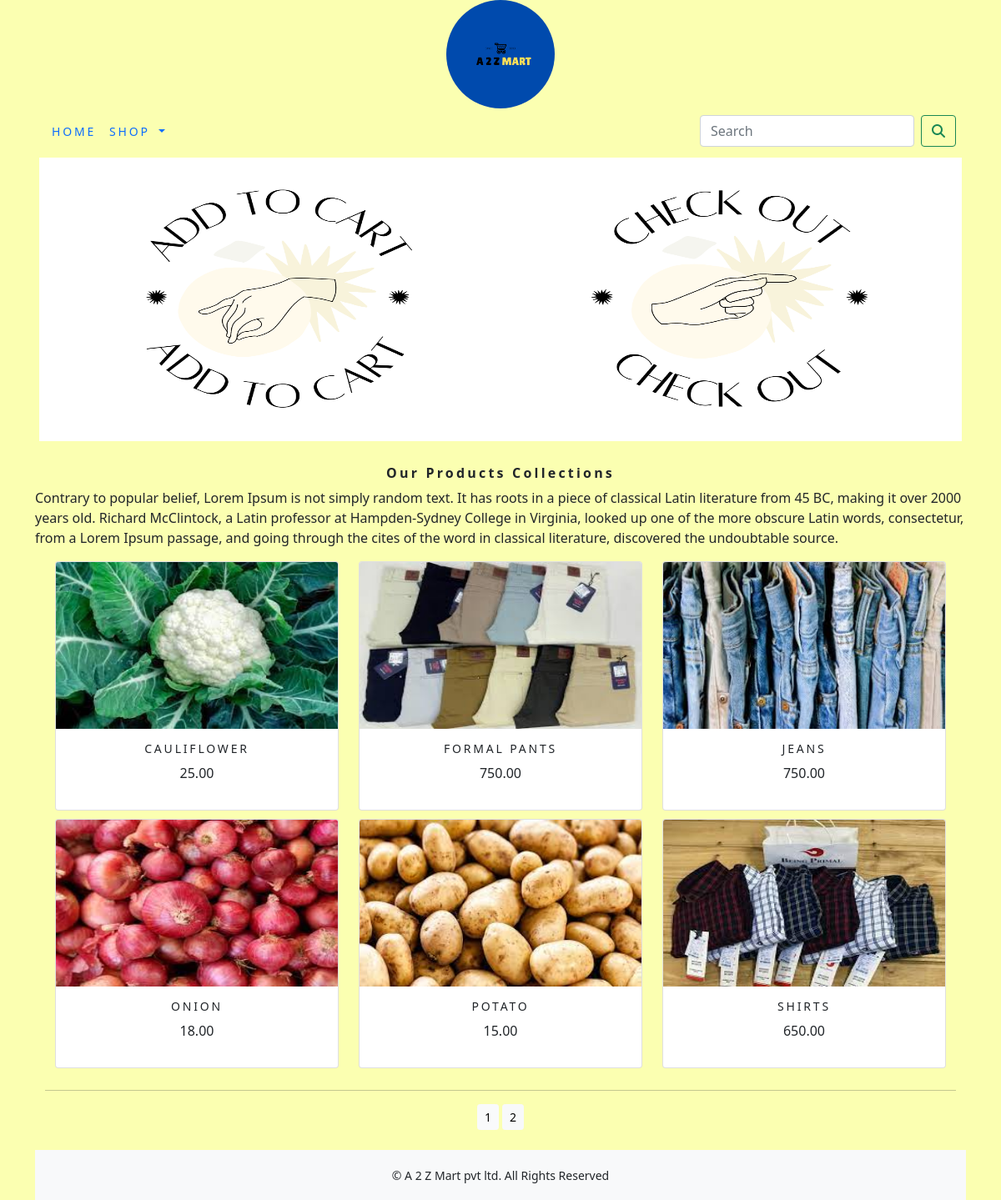
The app's page /ecommerce/ with its own data.
### ecommerceapp/models.py (models this page shows, shortened)
class Product(models.Model):
    name = models.CharField(max_length=250, unique=True)
    slug = models.SlugField(max_length=250, unique=True)
    description = models.TextField(blank=True)
    price = models.DecimalField(max_digits=10, decimal_places=2)
    category = models.ForeignKey(Category, on_delete=models.CASCADE)
    image = models.ImageField(upload_to='product', blank=True)
    stock = models.IntegerField()
    available = models.BooleanField(default=True)
    created = models.DateTimeField(auto_now_add=True)
    updated = models.DateTimeField(auto_now=True)
    class Meta:
        ordering = ('name',)
        verbose_name = 'product'
        verbose_name_plural = 'products'
    def get_url(self):
        return reverse('ecommerceapp:prodCatDetail', args=[self.category.slug, self.slug])

### ecommerceapp/views.py (the view)
# urls.py: path('',views.allProdCat, name='allProdCat'),
def allProdCat(request, c_slug=None):
    c_page = None
    products_list = None
    if c_slug!=None:
        c_page=get_object_or_404(Category, slug=c_slug)
        products_list=Product.objects.all().filter(category=c_page, available=True)
    else:
        products_list=Product.objects.all().filter(available=True)
    paginator = Paginator(products_list,6)
    try:
        page=int(request.GET.get('page', '1'))
    except:
        page=1
    try:
        products=paginator.page(page)
    except (EmptyPage, InvalidPage):
        products = paginator.page(paginator.num_pages)
    return render(request, 'category.html', {'category':c_page, 'products':products})

### cart/context_processors.py (called while the page is built)
def counter(request):
    item_count=0
    if 'admin' in request.path:
        return{}
    else:
        try:
            cart=Cart.objects.filter(cart_id=_cart_id(request))
            cart_items=CartItem.objects.all().filter(cart=cart[:1])
            for cart_item in cart_items:
                item_count += cart_item.quantity
        except Cart.DoesNotExist:
            item_count=0
    return dict(item_count=item_count)

### cart/views.py (called while the page is built)
def _cart_id(request):
    cart=request.session.session_key
    if not cart:
        cart = request.session.create()
    return cart

### ecommerceapp/context_processors.py (called while the page is built)
def menu_links(request):
    links=Category.objects.all()
    return dict(links=links)

### ecommerceapp/models.py (called while the page is built)
    def get_url(self):
        return reverse('ecommerceapp:products_by_category', args=[self.slug])

### templates/category.html (shortened to what this page needs)
{% extends 'base.html' %}
{% load static %}
{% block content %}
    <div class="mx-auto">
        {% if category %}
            <img class="my_image" src="{{category.image.url}}" alt="{{category.name}}" width="450px">
    </div>
    <br>
    <div>
            <h1 class="text-center my_title">{{category.name}}</h1>
            <p class="text-justify">{{category.description}}</p>
    </div>
        {% else %}
    <div>
            <img class="my_image_banner my_image_padding" src="{% static 'img/banner.png' %}" alt="our products" width="1250px">
    </div>
    <br>
    <div>
        <h1 class="text-center my_title">Our Products Collections</h1>
        <p class="text-justify ">Contrary to popular belief, Lorem Ipsum is not simply random text. It has roots in a piece of classical Latin literature from 45 BC, making it over 2000 years old. Richard McClintock, a Latin professor at Hampden-Sydney College in Virginia, looked up one of the more obscure Latin words, consectetur, from a Lorem Ipsum passage, and going through the cites of the word in classical literature, discovered the undoubtable source. </p>
    </div>
        {% endif %}
    <div class="container">
        <div class="row mx-auto">
            {% for product in products.object_list %}
            <div class="my_bottom_margin col-9 col-sm-12 col-md-4 col-lg-4">
                <div class="card text-center" style="min-width:18rem;">
                    <a href="{{product.get_url}}"><img class="card-img-top my_image" src="{{product.image.url}}" alt="{{product.name}}"> </a>
                    <div class="card-body">
                        <h4>{{product.name}}</h4>
                        <p>{{product.price}}</p>
                    </div>
                </div>
            </div>
            {% endfor %}
        </div>
        <div class="mx-auto">
            {% if products.paginator.num_pages > 1 %}
            <hr>
            <div class="text-center">
                {% for pg in products.paginator.page_range %}
                <a href="?page={{pg}}" class="btn btn-light btn-sm {% if products.number == pg %} active {% endif %}" >{{pg}}</a>
                {% endfor %}
            </div>
            {% endif %}
        </div>
        <br>
    </div>
{% endblock %}

### templates/base.html (shortened to what this page needs)
{% load static %}
<!DOCTYPE html>
<html lang="en">
<head>
    <link rel="stylesheet" href="{% static 'css/custom.css' %}">
    <link rel="stylesheet" href="{% static 'css/bootstrap.min.css' %}" >
</head>
<body class="d-flex flex-column min-vh-100" style="background-color:#FBFFB1;">
<div class="container" >
    {% include 'header.html' %}
    {% include 'nav.html' %}
    {% block content %}
    {% endblock %}
</div>
{% include 'footer.html' %}
</body>
</html>

### templates/header.html
{% load static %}
<header>
    <center>
        <a href="{% url 'ecommerceapp:allProdCat' %}"><img src="{% static 'img/logo.png' %}" class="rounded-circle" alt="logoimage" width="130px" height="130px"></a>
    </center>
</header>

### templates/nav.html (shortened to what this page needs)
<nav class="navbar navbar-expand-lg bg-body-tertiary">
  <div class="container-fluid">
    <div class="collapse navbar-collapse" id="navbarSupportedContent">
      <ul class="navbar-nav me-auto mb-2 mb-lg-0">
        <li class="nav-item">
          <a class="nav-link" href="{% url 'ecommerceapp:allProdCat' %}">Home</a>
        </li>
        <li class="nav-item dropdown {% if 'ecommerceapp' in request.path %} active {% endif %}">
          <a class="nav-link dropdown-toggle" href="#" role="button" data-bs-toggle="dropdown" aria-expanded="false">
            Shop
          </a>
        </li>
      </ul>
      <form class="d-flex" action="{% url 'search_app:SearchResult' %}" method="get">
        <input class="form-control me-2" type="search" placeholder="Search" name="q" aria-label="Search">
        <button class="btn btn-outline-success" type="submit"><i class="fa fa-search"></i></button>
      </form>
    </div>
  </div>
</nav>

### templates/footer.html
<div class="footer navbar-fixed-bottom my_footer mt-auto">
    <p class="text-center">&copy; A 2 Z Mart pvt ltd. All Rights Reserved</p>
</div>

### static/css/custom.css (style rules this page uses)
body { font-family: 'Roboto', sans-serif; }
.nav-item { letter-spacing : 0.2em; font-size : 14px; text-transform : uppercase; }
.my_footer { background-color: #F8F9FA; height:60px; }
.my_footer p { padding-top:20px; font-size:14px; }
.my_image_banner { width:100%; height:350px; }
.my_image { width:100%; height:200px; }
.my_title { font-weight:600; font-size:16px; text_transform:uppercase; letter-spacing:.2em; }
.my_image_padding { padding:5px; }
.my_bottom_margin { margin-bottom:10px; }
.card-body h4 { font-size:14px; text-transform:uppercase; letter-spacing:0.2em; }

### records on screen
Product: image (picture), name "CAULIFLOWER", price "25.00"
Product: image (picture), name "FORMAL PANTS", price "750.00"
Product: image (picture), name "JEANS", price "750.00"
Product: image (picture), name "ONION", price "18.00"
Product: image (picture), name "POTATO", price "15.00"
Product: image (picture), name "SHIRTS", price "650.00"

### other values on screen
{{ pg }} "1" "2"
